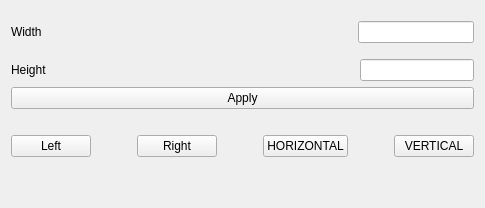
             <widget class="QWidget" name="cropPage">
              <layout class="QVBoxLayout" name="verticalLayout_6" stretch="1,1,0,1,7">
               <item>
                <layout class="QHBoxLayout" name="horizontalLayout_2" stretch="1,2,1">
                 <property name="spacing">
                  <number>0</number>
                 </property>
                 <property name="topMargin">
                  <number>10</number>
                 </property>
                 <item>
                  <widget class="QLabel" name="label">
                   <property name="text">
                    <string>Width</string>
                   </property>
                  </widget>
                 </item>
                 <item>
                  <spacer name="horizontalSpacer">
                   <property name="orientation">
                    <enum>Qt::Horizontal</enum>
                   </property>
                   <property name="sizeHint" stdset="0">
                    <size>
                     <width>40</width>
                     <height>20</height>
                    </size>
                   </property>
                  </spacer>
                 </item>
                 <item>
                  <widget class="QLineEdit" name="widthLineEdit"/>
                 </item>
                </layout>
               </item>
               <item>
                <layout class="QHBoxLayout" name="horizontalLayout_3" stretch="1,2,1">
                 <property name="topMargin">
                  <number>10</number>
                 </property>
                 <item>
                  <widget class="QLabel" name="label_2">
                   <property name="text">
                    <string>Height</string>
                   </property>
                  </widget>
                 </item>
                 <item>
                  <spacer name="horizontalSpacer_2">
                   <property name="orientation">
                    <enum>Qt::Horizontal</enum>
                   </property>
                   <property name="sizeHint" stdset="0">
                    <size>
                     <width>40</width>
                     <height>20</height>
                    </size>
                   </property>
                  </spacer>
                 </item>
                 <item>
                  <widget class="QLineEdit" name="heightLineEdit"/>
                 </item>
                </layout>
               </item>
               <item>
                <widget class="QPushButton" name="sizePushButton">
                 <property name="text">
                  <string>Apply</string>
                 </property>
                </widget>
               </item>
               <item>
                <layout class="QHBoxLayout" name="horizontalLayout_4">
                 <property name="topMargin">
                  <number>20</number>
                 </property>
                 <item>
                  <widget class="QPushButton" name="rotateLeft">
                   <property name="text">
                    <string>Left</string>
                   </property>
                  </widget>
                 </item>
                 <item>
                  <spacer name="horizontalSpacer_3">
                   <property name="orientation">
                    <enum>Qt::Horizontal</enum>
                   </property>
                   <property name="sizeHint" stdset="0">
                    <size>
                     <width>40</width>
                     <height>20</height>
                    </size>
                   </property>
                  </spacer>
                 </item>
                 <item>
                  <widget class="QPushButton" name="rotateRight">
                   <property name="text">
                    <string>Right</string>
                   </property>
                  </widget>
                 </item>
                 <item>
                  <spacer name="horizontalSpacer_4">
                   <property name="orientation">
                    <enum>Qt::Horizontal</enum>
                   </property>
                   <property name="sizeHint" stdset="0">
                    <size>
                     <width>40</width>
                     <height>20</height>
                    </size>
                   </property>
                  </spacer>
                 </item>
                 <item>
                  <widget class="QPushButton" name="horizontalPushButton">
                   <property name="text">
                    <string>HORIZONTAL</string>
                   </property>
                  </widget>
                 </item>
                 <item>
                  <spacer name="horizontalSpacer_5">
                   <property name="orientation">
                    <enum>Qt::Horizontal</enum>
                   </property>
                   <property name="sizeHint" stdset="0">
                    <size>
                     <width>40</width>
                     <height>20</height>
                    </size>
                   </property>
                  </spacer>
                 </item>
                 <item>
                  <widget class="QPushButton" name="verticalPushButton">
                   <property name="text">
                    <string>VERTICAL</string>
                   </property>
                  </widget>
                 </item>
                </layout>
               </item>
               <item>
                <spacer name="verticalSpacer_2">
                 <property name="orientation">
                  <enum>Qt::Vertical</enum>
                 </property>
                 <property name="sizeHint" stdset="0">
                  <size>
                   <width>20</width>
                   <height>40</height>
                  </size>
                 </property>
                </spacer>
               </item>
              </layout>
             </widget>
